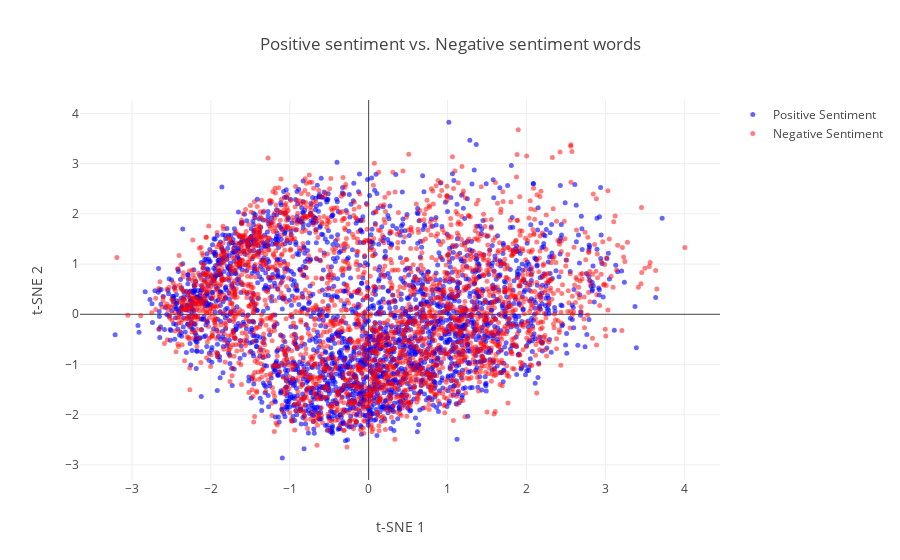

The notebook cell this image was saved under:
### Markdown cell above
# Representing the words based on PCA
#### - Second quadrant are all the names, in this particualr word frequency negative sentiment seems to have more names than positive

### Code cell
represent_words(pca_lessfrequent_glove_exp[:len(exp_lessfrequent_true_glove_vectors)], pca_lessfrequent_glove_exp[len(exp_lessfrequent_true_glove_vectors):], exp_true_in_lowfreq_glove, exp_false_in_lowfreq_glove)

### Figure 1 — Plotly figure (JSON) as saved in the notebook; plotly's stock layout.template omitted (floating-point values rounded to 4 significant figures; data arrays with more than 128 entries replaced by an {"elided": "..."} marker saying what was removed)
{"data": [{"marker": {"color": "blue", "opacity": 0.6, "size": 5}, "mode": "markers", "name": "Positive Sentiment", "text": {"elided": "2547 str values"}, "type": "scatter", "uid": "67239480-b9e2-11ea-a84b-a8667f28bda6", "x": {"elided": "2547 float values"}, "y": {"elided": "2547 float values"}}, {"marker": {"color": "red", "opacity": 0.5, "size": 5}, "mode": "markers", "name": "Negative Sentiment", "text": {"elided": "2547 str values"}, "type": "scatter", "uid": "672398cc-b9e2-11ea-8767-a8667f28bda6", "x": {"elided": "2547 float values"}, "y": {"elided": "2547 float values"}}], "layout": {"hovermode": "closest", "title": "Positive sentiment vs. Negative sentiment words", "xaxis": {"title": "t-SNE 1"}, "yaxis": {"title": "t-SNE 2"}}}
